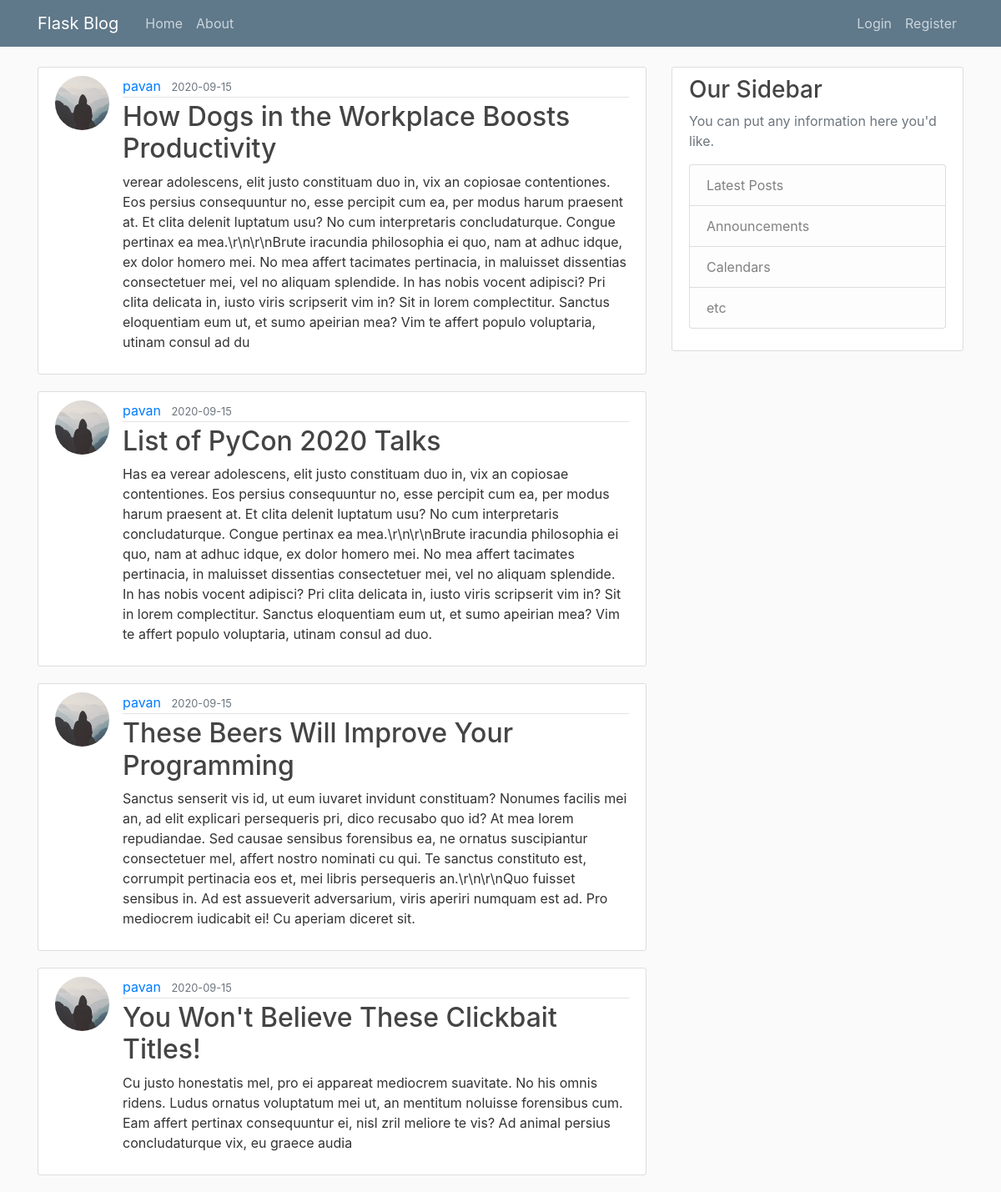
Page /home on the earlier database version.
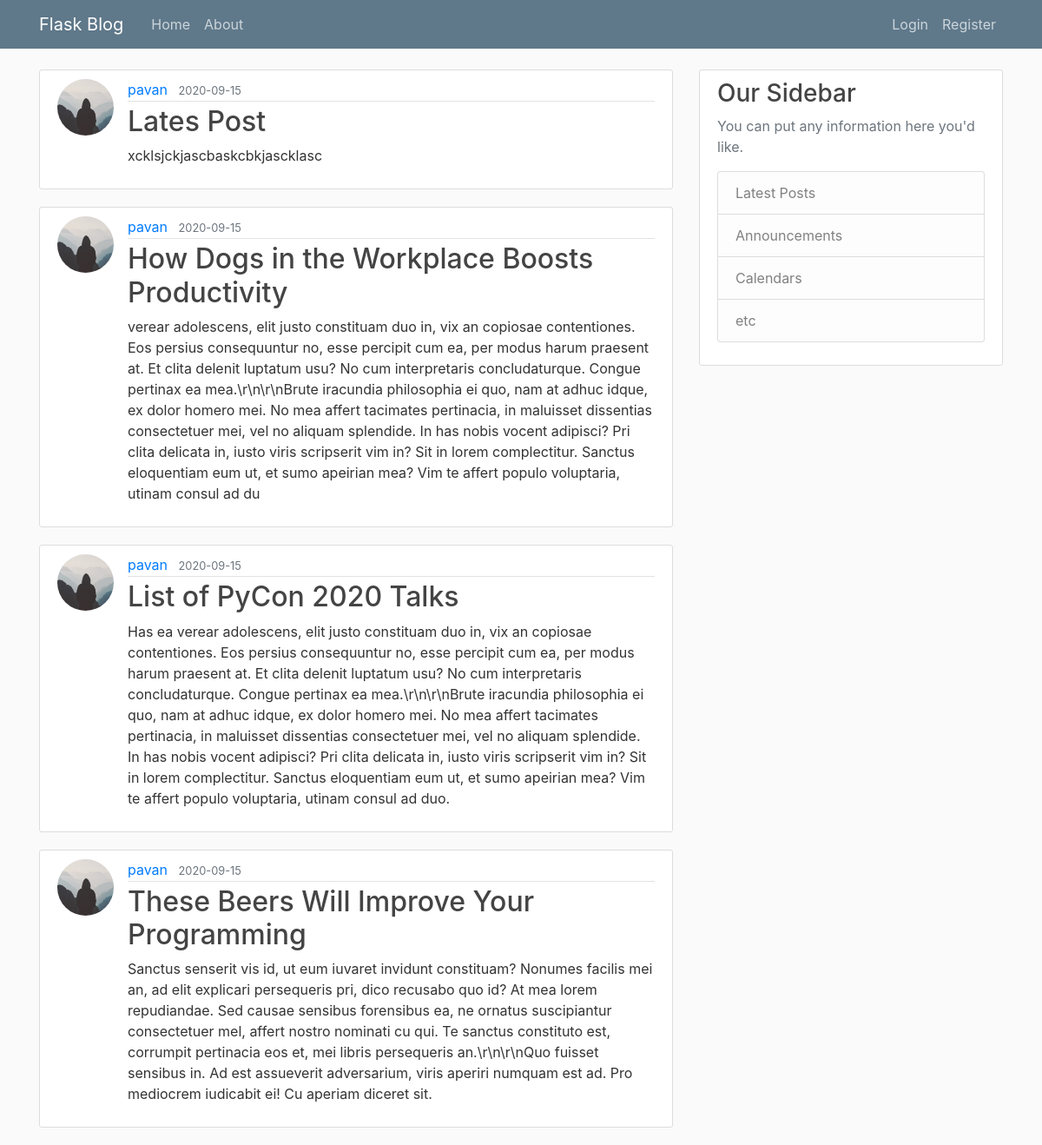
Same page on the later database version.
### flaskblog/models.py (models this page shows, shortened)
class Post(db.Model):
    id = db.Column(db.Integer, primary_key=True)
    title = db.Column(db.String(100), nullable=False)
    date_posted = db.Column(
        db.DateTime, nullable=False, default=datetime.utcnow)
    content = db.Column(db.Text, nullable=False)
    user_id = db.Column(db.Integer, db.ForeignKey('user.id'), nullable=False)

class User(db.Model,UserMixin):
    id = db.Column(db.Integer, primary_key=True)
    username = db.Column(db.String(20), unique=True, nullable=False)
    email = db.Column(db.String(120), unique=True, nullable=False)
    image_file = db.Column(db.String(20), nullable=False,
                           default="default.jpg")
    password = db.Column(db.String(60), nullable=False)
    posts = db.relationship('Post', backref="author", lazy="dynamic")

### flaskblog/routes.py (the view)
@app.route("/")
@app.route("/home")
def home():
    page = request.args.get('page',1,type=int)
    posts = Post.query.order_by(Post.date_posted.desc()).paginate(page=page,per_page=4)
    return render_template('home.html', posts=posts)

### flaskblog/templates/home.html
{% extends "layout.html" %}
{% block content %}
 {% for post in posts.items %}
<article class="media content-section">
  <img  class="rounded-circle article-img" src="{{url_for('static',filename='profile_pics/'+ post.author.image_file)}}" alt="">
  <div class="media-body">
    <div class="article-metadata">
      <a class="mr-2" href="#">{{ post.author.username }}</a>
      <small class="text-muted">{{ post.date_posted.strftime('%Y-%m-%d') }}</small>
    </div>
    <h2><a class="article-title" href="{{ url_for('post', post_id=post.id) }}">{{ post.title }}</a></h2>
    <p class="article-content">{{ post.content }}</p>
  </div>
</article>
{% endfor %} {% endblock content%}

### flaskblog/templates/layout.html (shortened to what this page needs)
<!DOCTYPE html>
<html lang="en">
  <head>
    <link rel="stylesheet" href="https://maxcdn.bootstrapcdn.com/bootstrap/4.0.0/css/bootstrap.min.css">
    <link rel="stylesheet" type="text/css" href="{{ url_for('static',filename='main.css') }}">
  </head>
  <body>
    <header class="site-header">
      <nav class="navbar navbar-expand-md navbar-dark bg-steel fixed-top">
        <div class="container">
          <a class="navbar-brand mr-4" href="/">Flask Blog</a>
          <div class="collapse navbar-collapse" id="navbarToggle">
            <div class="navbar-nav mr-auto">
              <a class="nav-item nav-link" href="{{url_for("home")}}">Home</a>
              <a class="nav-item nav-link" href="{{url_for("about")}}">About</a>
            </div>
            <div class="navbar-nav">
              {% if current_user.is_authenticated %}
              <a class="nav-item nav-link" href="{{url_for("new_post")}}">New Post</a>
              <a class="nav-item nav-link" href="{{url_for("account")}}">Account</a>
              <a class="nav-item nav-link" href="{{url_for("logout")}}">Logout</a>
              {% else %}
              <a class="nav-item nav-link" href="{{url_for("login")}}">Login</a>
              <a class="nav-item nav-link" href="{{url_for("register")}}">Register</a>
              {% endif %}
            </div>
          </div>
        </div>
      </nav>
    </header>
    <main role="main" class="container">
        <div class="row">
          <div class="col-md-8">
            {% block content %}{% endblock %}
          </div>
          <div class="col-md-4">
            <div class="content-section">
              <h3>Our Sidebar</h3>
              <p class='text-muted'>You can put any information here you'd like.
                <ul class="list-group">
                  <li class="list-group-item list-group-item-light">Latest Posts</li>
                  <li class="list-group-item list-group-item-light">Announcements</li>
                  <li class="list-group-item list-group-item-light">Calendars</li>
                  <li class="list-group-item list-group-item-light">etc</li>
                </ul>
              </p>
            </div>
          </div>
        </div>
      </main>
  </body>
</html>

### flaskblog/static/main.css (style rules this page uses)
body { background: #fafafa; color: #333333; margin-top: 5rem; }
h1, h2, h3, h4, h5, h6 { color: #444444; }
.bg-steel { background-color: #5f788a; }
.site-header .navbar-nav .nav-link { color: #cbd5db; }
.content-section { background: #ffffff; padding: 10px 20px; border: 1px solid #dddddd; border-radius: 3px; margin-bottom: 20px; }
.article-title { color: #444444; }
.article-content { white-space: pre-line; }
.article-img { height: 65px; width: 65px; margin-right: 16px; }
.article-metadata { padding-bottom: 1px; margin-bottom: 4px; border-bottom: 1px solid #e3e3e3; }

Differences in the rows shown:
no longer on this page (row unchanged): Post: image_file (placeholder picture), author.username "pavan", date_posted "2020-09-15", title "You Won't Believe These Clickbait Titles!", content "Cu justo honestatis mel, pro ei appareat mediocrem suavitate. No his omnis ridens. Ludus ornatus voluptatum mei ut, an mentitum noluisse forensibus cum. Eam affert pertinax consequuntur ei, nisl zril meliore te vis? Ad animal persius concludaturque vix, eu graece audia"
added Post: image_file (placeholder picture), author.username "pavan", date_posted "2020-09-15", title "Lates Post", content "xcklsjckjascbaskcbkjascklasc"
